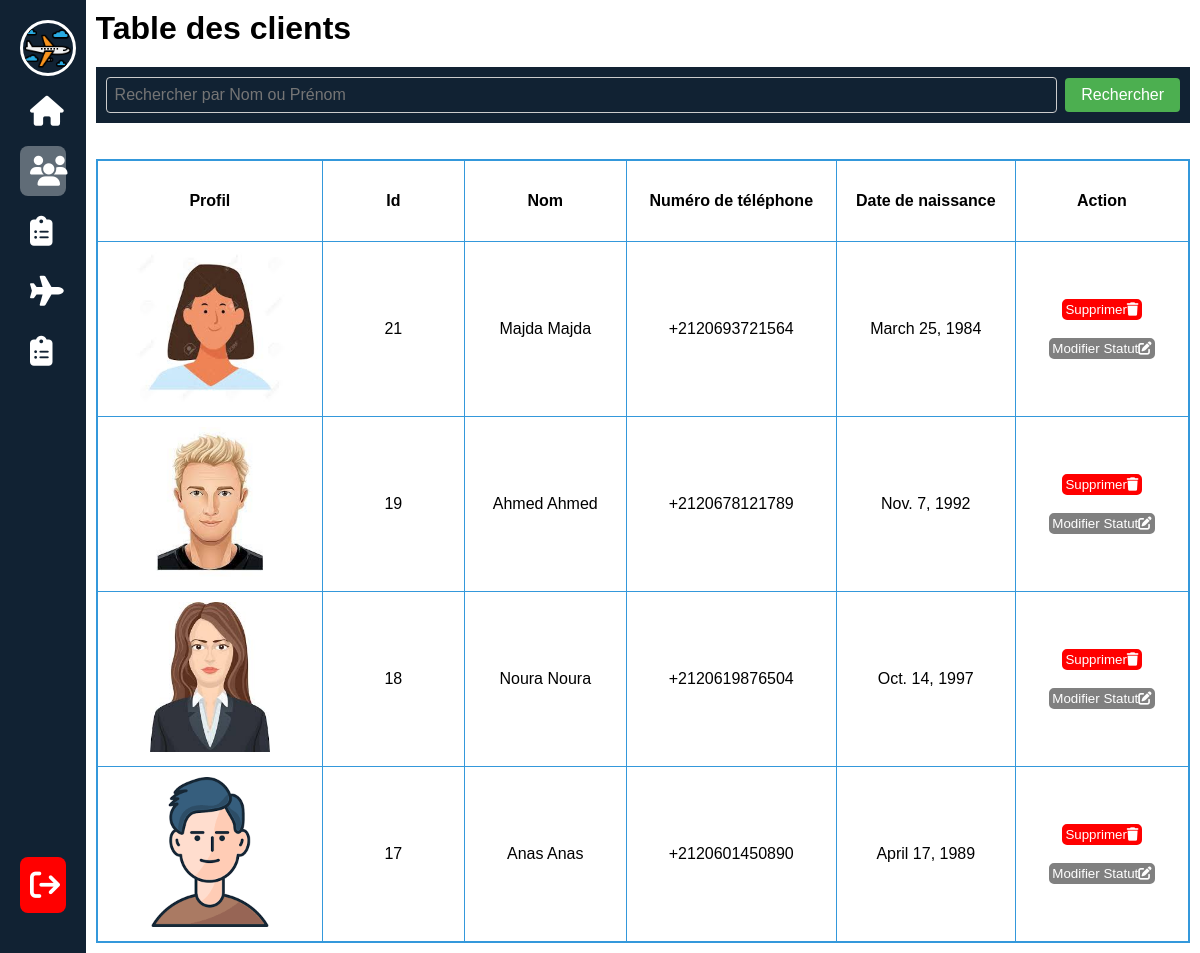
The page /dashuti/ (signed in) on the database its author committed.
### vacance/models.py (models this page shows, shortened)
class User(AbstractUser):
    numero_de_telephone = models.CharField(max_length=15, null=True, blank=True)
    pays = models.CharField(max_length=100, null=True, blank=True)
    ville = models.CharField(max_length=100, null=True, blank=True)
    image_de_profil = models.ImageField(upload_to='images/profiles/', null=True, blank=True)
    statut = models.CharField(max_length=50)
    date_Nai = models.DateField(null=True, blank=True)

### vacance/views.py (the view, shortened to what this page needs)
# urls.py: path('dashuti/', views.dashuti, name='dashuti'),
@user_passes_test(lambda u: u.statut != 'Client', login_url='/voyage/')
def dashuti(request):
    utilisateur_trouve = None
    derniers_utilisateurs = User.objects.filter(statut='Client').order_by('-date_joined')[:]
    context = {'utilisateurs': derniers_utilisateurs, 'utilisateur_trouve': utilisateur_trouve}
    return render(request, 'vacance/dashuti.html', context)

### vacance/template/vacance/dashuti.html (shortened to what this page needs)
{% load static %}
<!DOCTYPE html>
<html>
    <head>
     <link rel="stylesheet" href="{% static 'css/dashu.css' %}">
     <link rel="stylesheet" href="https://cdnjs.cloudflare.com/ajax/libs/font-awesome/6.4.0/css/all.min.css">
    </head>
    <body>
    <div class="menu">
     <ul>
        <li class="profile">
            <div class="img-box">
              <img id='ico'  src="{% static 'images/avion.png' %}"></a>
                    </div>
           </li>
       <li>
        <a href="{% url 'admine' %}" >
          <i class="fas fa-home"></i>
        </a>
       </li>
       <li>
        <a href="{% url 'dashuti' %}" class="active">
          <i class="fas fa-users"></i>
        </a>
       </li>
       <li>
        <a href="{% url 'dashCom' %}">
          <i class="fas fa-clipboard-list"></i>
        </a>
       </li>
       <li>
        <a href="{% url 'dashVoy' %}">
          <i class="fas fa-plane"></i>
        </a>
       </li>
       <li>
        <a href="{% url 'dashProm' %}">
          <i class="fas fa-clipboard-list"></i>
        </a>
       </li>
       <li class="log-out">
        <a href="{% url 'deconnexion' %}">
            <i class="fas fa-sign-out"></i>
        </a>
        </li>
     </ul>
    </div>
    <div class="content">
        <h1>Table des clients</h1>
        <form id="search-form" action="{% url 'dashuti' %}" method="get">
            <input type="text" id="search-input" name="q1" placeholder="Rechercher par Nom ou Prénom">
            <button type="submit" id="search-button">Rechercher</button>
        </form>
        <br><br>
        {% if not request.GET.q1 or not utilisateur_trouve %}
            <table>
                <tr>
                    <th>Profil</th>
                    <th>Id</th>
                    <th>Nom</th>
                    <th>Numéro de téléphone</th>
                    <th>Date de naissance</th>
                    <th>Action</th>
                </tr>
                {% for utilisateur in utilisateurs %}
                    <tr>
                        <td><img src="{{ utilisateur.image_de_profil.url }}" alt="image" id="a"></td>
                        <td>{{ utilisateur.id }}</td>
                        <td>{{ utilisateur.first_name }} {{ utilisateur.last_name }}</td>
                        <td>{{ utilisateur.numero_de_telephone }}</td>
                        <td>{{ utilisateur.date_Nai }}</td>
                        <td>
                            <form method="post" action="{% url 'supprimer_utilisateur' utilisateur.id %}">
                                <button type="submit">Supprimer<i class="fas fa-trash"></i></button>
                            </form>
                            <br>
                            <form id="form-utilisateur-{{ utilisateur.id }}" class="form-utilisateur" method="post" action="{% url 'modifier_statut_utilisateur' utilisateur.id %}">
                                <button type="button" id="mod" onclick="confirmerModification('{{ utilisateur.id }}')">Modifier Statut<i class="fas fa-edit"></i></button>
                            </form>
                        </td>
                    </tr>
                {% endfor %}
            </table>
        {% endif %}
    </div>
    </body>
</html>

### static/css/dashu.css (style rules this page uses)
* { padding: 0; margin: 0; color: white; font-family: sans-serif; }
body { background-color: #FFF; display: flex; min-height: 100vh; }
.img-box { width: 50px; height: 50px; border-radius: 50px; overflow: hidden; border: 3px solid white; flex-shrink: 0; }
.img-box img { width: 100%; }
.profile { display: flex; align-items: center; gap: 20px; }
.menu { background-color: #123; width: 50px; min-height: 100vh; padding: 20px; overflow: hidden; transition: 0.5s; }
ul { list-style: none; position: relative; height: 100%; }
.log-out a { background-color: red; }
ul li a { display: block; text-decoration: none; padding: 10px; margin: 10px 0; border-radius: 8px; display: flex; align-items: center; gap: 40px; transition: .5s; }
ul li a:hover, .active, .data-info .box:hover , td:hover { background-color: #ffffff55; }
.log-out { position: absolute; bottom: 10px; width: 100%; }
ul li a i { font-size: 30px; }
.content { width: 100%; margin: 10px; min-height: 100vh; overflow: auto; }

### vacance/template/vacance/dashuti.html (style rules this page uses)
#search-form { display: flex; align-items: center; background-color: #123; padding: 10px; }
#search-input { padding: 8px; font-size: 16px; border: 1px solid #ccc; border-radius: 4px; margin-right: 8px; flex-grow: 1; color: #fff; background-color: #123; }
#search-button { padding: 8px 16px; font-size: 16px; background-color: #4CAF50; color: white; border: none; border-radius: 4px; cursor: pointer; }
table { border-collapse: collapse; border: 2px solid #3498db; }
th,td { border: 1px solid #3498db; padding: 10px; width: 300px; height: 100px; color:black; text-align: center; }
th { height: 60px; }
#a { max-width: 150px; max-height: 150px; }
h1 { margin-bottom: 20px; color:black; }
button { color:#FFF; background-color: red; border: red solid; border-radius: 5px; }
#mod { background-color: gray; border: gray solid; border-radius: 5px; }

### rows shown on the page
User: image_de_profil (picture), id "21", first_name "Majda", last_name "Majda", numero_de_telephone "+2120693721564", date_Nai "March 25, 1984"
User: image_de_profil (picture), id "19", first_name "Ahmed", last_name "Ahmed", numero_de_telephone "+2120678121789", date_Nai "Nov. 7, 1992"
User: image_de_profil (picture), id "18", first_name "Noura", last_name "Noura", numero_de_telephone "+2120619876504", date_Nai "Oct. 14, 1997"
User: image_de_profil (picture), id "17", first_name "Anas", last_name "Anas", numero_de_telephone "+2120601450890", date_Nai "April 17, 1989"
